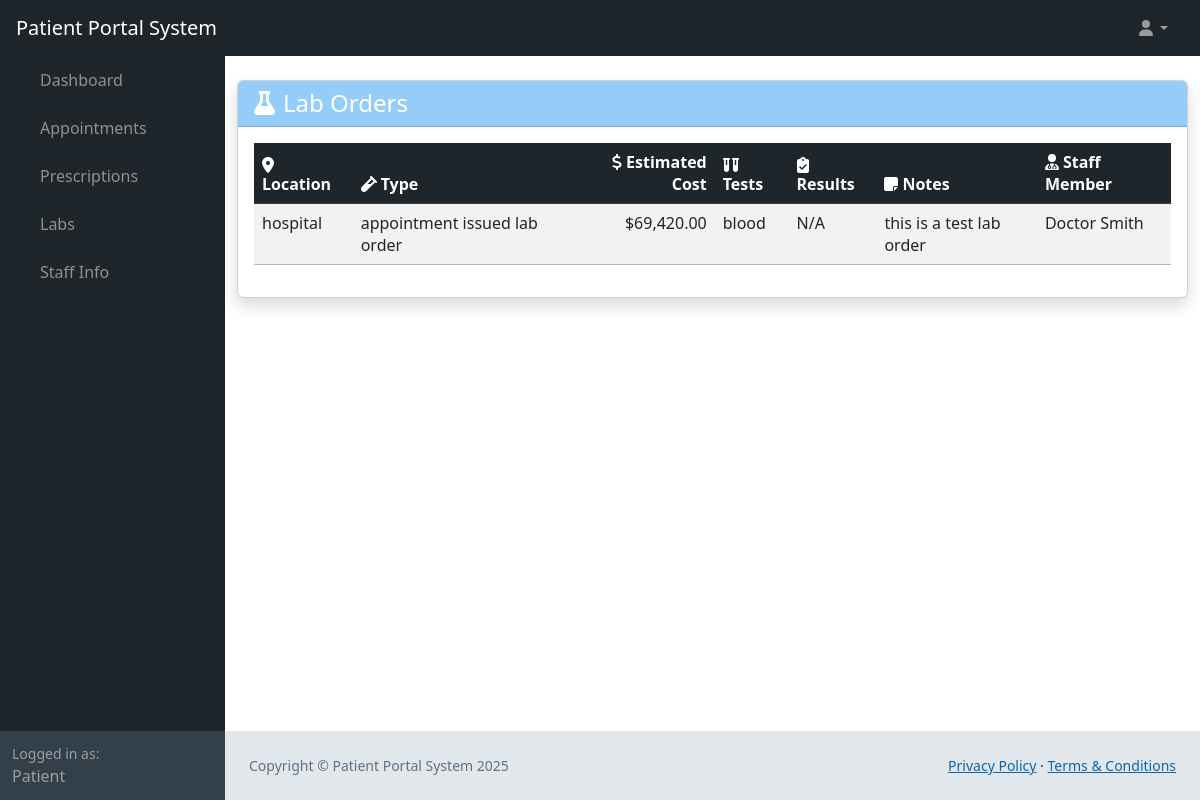
/web_root/labs.php (signed in), run on the app's committed database.
### tables this page shows
CREATE TABLE `user` (
  `user_id` bigint(20) NOT NULL AUTO_INCREMENT,
  `first_name` varchar(25) NOT NULL,
  `last_name` varchar(50) NOT NULL,
  `phone_number` bigint(20) NOT NULL,
  `email` varchar(50) NOT NULL,
  `username` varchar(25) NOT NULL,
  `password_hash` varchar(60) NOT NULL,
  `bio` mediumtext DEFAULT NULL,
  `profile_pic` longblob DEFAULT NULL,
  PRIMARY KEY (`user_id`)
);

CREATE TABLE `lab_order` (
  `order_id` int(11) NOT NULL AUTO_INCREMENT,
  `location` varchar(45) DEFAULT NULL,
  `type` varchar(45) DEFAULT NULL,
  `estimated_cost` double DEFAULT NULL,
  `tests` mediumtext DEFAULT NULL,
  `results` mediumtext DEFAULT 'N/A',
  `notes` tinytext DEFAULT NULL,
  `patient_id` int(11) NOT NULL,
  `staff_id` int(11) NOT NULL,
  PRIMARY KEY (`order_id`),
  KEY `fk_lab_order_patient1_idx` (`patient_id`),
  KEY `fk_lab_order_staff1_idx` (`staff_id`),
  CONSTRAINT `fk_lab_order_patient1` FOREIGN KEY (`patient_id`) REFERENCES `patient` (`patient_id`),
  CONSTRAINT `fk_lab_order_staff1` FOREIGN KEY (`staff_id`) REFERENCES `staff` (`staff_id`)
);

### web_root/labs.php (called while the page is built, shortened)
<?php
require 'generic.php';
if ($mode == 'Patient') {
    $patient_id = $patient['patient_id'];
    $query = 'SELECT * FROM lab_order JOIN staff ON lab_order.staff_id = staff.staff_id JOIN user ON user.user_id = staff.user_id WHERE lab_order.patient_id = ' . $patient_id;
    $lab_orders = queryAsArray($conn, $query);
} else if ($mode == 'Staff') {
    $staff_id = $staff['staff_id'];
    $query = 'SELECT * FROM lab_order JOIN patient ON lab_order.patient_id = patient.patient_id JOIN user ON user.user_id = patient.user_id WHERE lab_order.staff_id = ' . $staff_id;
    $lab_orders = queryAsArray($conn, $query);
} else if ($mode == 'Admin') {
    $lab_orders = getDatafromTable($conn, "lab_order", ["*"]);
}
?>
<?php
require 'landing-content.php';
?>

### web_root/generic.php (called while the page is built, shortened)
<?php
    require 'functions.php';
    $conn = OpenCon();
    $userData = getDatafromTable($conn, "user", ["username" => $_SESSION['username']])[0];
    $user_id = $userData['user_id'];
    $firstName = $userData['first_name'];
    if (sizeOf(getDatafromTable($conn, "staff", ["user_id" => $user_id])) > 0) {
        $staff = getDatafromTable($conn, "staff", ["user_id" => $user_id])[0];
        $patient = null;
        $mode = 'Staff';
        if ($staff['employee_type'] == 'Administrator') {
            $mode = 'Admin';
        }
    } else {
        $patient = getDatafromTable($conn, "patient", ["user_id" => $user_id])[0];
        $mode = 'Patient';
    }
?>

### web_root/functions.php (called while the page is built, shortened)
<?php
function getDatafromTable(mysqli $conn, string $table, array $searchConditions, $booleanOperations = "AND", $query = "select * from "): int|array
{
    $type = gettype($booleanOperations);
    if ($type == "array") {
        if (sizeof($booleanOperations) > sizeof($searchConditions)) {
            printf("There should be more search conditions than boolean operations");
            return 100;
        }
        for ($i = 0; $i < sizeof($booleanOperations); $i++) {
            if (!in_array(strtoupper($booleanOperations[$i]), ["OR", "AND", "XOR"])) {
                printf("Error getting data: incorrect boolean operator in '$booleanOperations'");
                return 101;
            }
        }
        for ($i = 0; $i < sizeof($searchConditions); $i++) {
            if ($i < sizeof($booleanOperations)) {
                $operations[$i] = strtoupper($booleanOperations[$i]);
            } else {
                $operations[$i] = "AND";
            }
        }
    } else if (!($type == "string")) {
        printf("Error incorrect data type for '$booleanOperations'");
        return 103;
    } else {
        if (in_array(strtoupper($booleanOperations), ["OR", "AND", "XOR"])) {
            for ($i = 0; $i < sizeof($searchConditions); $i++) {
                $operations[$i] = strtoupper($booleanOperations);
            }
        }
    }
    $query .= $table;
    if (sizeof($searchConditions) > 0) {
        $query .= " WHERE ";
    }
    $i = 0;
    foreach ($searchConditions as $key => $value) {
        $query .= $key . " = " . '\'' . $value . '\'';
        $query .= ' ' . $operations[$i] . ' ';
        $i++;
    }
    $query = substr($query, 0, strlen($query) - (strlen($operations[sizeof($operations) - 1]) + 2)) . ';';
    $result = mysqli_query($conn, $query);
    $results = mysqli_fetch_all($result, MYSQLI_BOTH);
    return $results;
}
function queryAsArray($conn, $query): array
{
    return $conn->query($query)->fetch_all(MYSQLI_BOTH);
}
?>

### web_root/labs-content.php (the view, shortened to what this page needs)
<div class="container py-4">
    <div class="card shadow">
        <div class="card-header bg-primary text-white">
            <h1 class="h4 mb-0"><i class="fas fa-flask me-2"></i>Lab Orders</h1>
        </div>
        <div class="card-body">
            <?php if (empty($lab_orders) && $mode == 'Patient'): ?>
                <div class="alert alert-dark">
                    <i class="fas fa-info-circle me-2"></i>No lab orders found.
                </div>
            <?php else: ?>
                <div class="table-responsive">
                    <table class="table table-striped table-hover">
                        <thead class="table-dark">
                            <tr>
                                <th><i class="fas fa-map-marker-alt me-1"></i>Location</th>
                                <th><i class="fas fa-vial me-1"></i>Type</th>
                                <th class="text-end"><i class="fas fa-dollar-sign me-1"></i>Estimated Cost</th>
                                <th><i class="fas fa-vials me-1"></i>Tests</th>
                                <th><i class="fas fa-clipboard-check me-1"></i>Results</th>
                                <th><i class="fas fa-sticky-note me-1"></i>Notes</th>
                                <?php if ($mode == 'Patient'): ?>
                                    <th><i class="fas fa-user-md me-1"></i>Staff Member</th>
                                <?php elseif ($mode == 'Staff'): ?>
                                    <th><i class="fas fa-user-injured me-1"></i>Patient</th>
                                <?php elseif ($mode == 'Admin'): ?>
                                    <th><i class="fas fa-user-injured me-1"></i>Patient ID</th>
                                    <th><i class="fas fa-user-md me-1"></i>Staff ID</th>
                                <?php endif; ?>
                            </tr>
                        </thead>
                        <tbody>
                            <?php foreach ($lab_orders as $lab): ?>
                                <tr>
                                    <td><?= htmlspecialchars($lab['location']) ?></td>
                                    <td><?= htmlspecialchars($lab['type']) ?></td>
                                    <td class="text-end">$<?= number_format($lab['estimated_cost'], 2) ?></td>
                                    <td><?= htmlspecialchars($lab['tests']) ?></td>
                                    <td><?= htmlspecialchars($lab['results']) ?></td>
                                    <td><?= htmlspecialchars($lab['notes']) ?></td>
                                    <?php if ($mode == 'Admin'): ?>
                                        <td><?= htmlspecialchars($lab['patient_id']) ?></td>
                                        <td><?= htmlspecialchars($lab['staff_id']) ?></td>
                                    <?php else: ?>
                                        <td><?= htmlspecialchars($lab['first_name'] . ' ' . $lab['last_name']) ?>
                                        </td>
                                    <?php endif; ?>
                                </tr>
                            <?php endforeach; ?>
                        </tbody>
                    </table>
                </div>
            <?php endif; ?>
        </div>
    </div>
</div>

### web_root/landing-content.php (shortened to what this page needs)
<!DOCTYPE html>
<html lang="en">
<head>
    <link href="../css/styles.css" rel="stylesheet" />
    <link href="../css/calendar.css" rel="stylesheet" />
</head>
<body class="sb-nav-fixed">
    <nav class="sb-topnav navbar navbar-expand navbar-dark bg-dark">
        <a class="navbar-brand ps-3" href="landing.php"><?php echo $mode . " Portal System" ?></a>
        <ul class="navbar-nav ms-auto ms-md-0 me-3 me-lg-4">
            <li class="nav-item dropdown">
                <a class="nav-link dropdown-toggle" id="navbarDropdown" href="#" role="button" data-bs-toggle="dropdown"
                    aria-expanded="false"><i class="fas fa-user fa-fw"></i></a>
            </li>
        </ul>
    </nav>
    <div id="layoutSidenav">
        <div id="layoutSidenav_nav">
            <nav class="sb-sidenav accordion sb-sidenav-dark" id="sidenavAccordion">
                <div class="sb-sidenav-menu">
                    <div class="nav">
                        <div class="collapse show" id="collapseLayouts" aria-labelledby="headingOne"
                            data-bs-parent="#sidenavAccordion">
                            <nav class="sb-sidenav-menu-nested nav">
                                <a class="nav-link" href="landing.php">Dashboard</a>
                                <a class="nav-link" href="appointments.php">Appointments</a>
                                <a class="nav-link" href="prescriptions.php">Prescriptions</a>
                                <a class="nav-link" href="labs.php">Labs</a>
                                <a class="nav-link" href="staff-info.php">Staff Info</a>
                            </nav>
                        </div>
                    </div>
                </div>
                <div class="sb-sidenav-footer">
                    <div class="small">Logged in as:</div>
                    <?php echo $firstName; ?>
                </div>
            </nav>
        </div>
        <div id="layoutSidenav_content">
            <?php require $content_url ?>
            <?php require 'footer.php' ?>
        </div>
    </div>
</body>

### css/calendar.css (style rules this page uses)
:root { --fc-event-bg-color: #48A8F5; --fc-event-border-color: #48A8F5; --fc-button-text-color: #fff; --fc-button-bg-color: #333F49; --fc-button-border-color: #333F49; --fc-button-hover-bg-color: #1E252B; --fc-button-hover-border-color: #1E252B; --fc-button-active-bg-color: #1E252B; --fc-button-active-border-color: #1E252B; --fc-highlight-color: #cfe8fc; --fc-today-bg-color: #EFF2F4; }

### data on the page
user: first_name "Patient"
lab_order: location "hospital", type "appointment issued lab order", estimated_cost "69,420.00", tests "blood", results "N/A", notes "this is a test lab order", user.first_name+last_name "Doctor Smith"

### other printed values
$mode "Patient"
